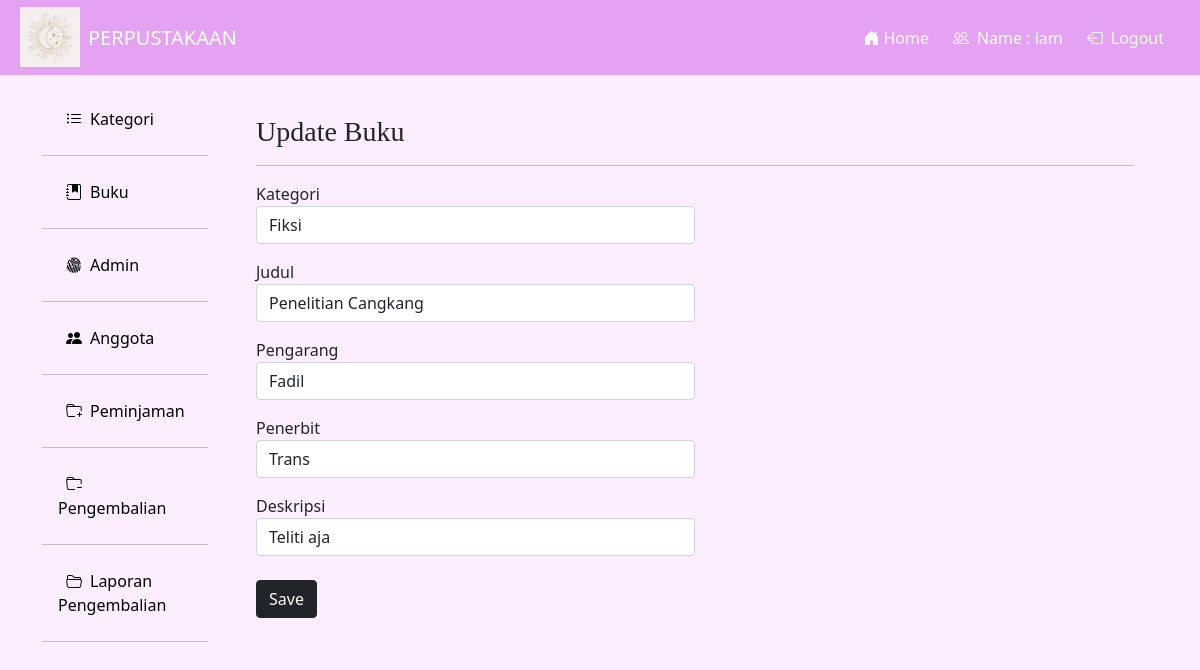
Screenshot of /loginadmin/index.php?f=buku&m=update&id=2 (signed in) with the database file from the repository.
### tables this page shows
CREATE TABLE `t_buku` (
  `f_id` int(11) NOT NULL,
  `f_idkategori` int(11) NOT NULL,
  `f_judul` varchar(200) NOT NULL,
  `f_pengarang` varchar(200) NOT NULL,
  `f_penerbit` varchar(200) NOT NULL,
  `f_deskripsi` varchar(700) NOT NULL
);

### dbcontroller.php (called while the page is built, shortened)
<?php class dbcontroller
{
    private $host = "127.0.0.1";
    private $user = "root";
    private $password = "";
    private $database = "pra_usk";
    private $koneksi;
    public function __construct()
    {
        $this->koneksi = $this->koneksiDB();
    }
    public function koneksiDB()
    {
        $koneksi = mysqli_connect($this->host, $this->user, $this->password, $this->database);
        return $koneksi;
    }
    public function getALL($sql)
    {
        $result = mysqli_query($this->koneksi, $sql);
        while ($row = mysqli_fetch_assoc($result)) {
            $data[] = $row;
        }
        if (!empty($data)) {
            return $data;
        }
    }
    public function getITEM($sql)
    {
        $result = mysqli_query($this->koneksi, $sql);
        $row = mysqli_fetch_assoc($result);
        return ($row);
    }
}

### buku/update.php (the view, shortened to what this page needs)
<?php
if (isset($_GET['id'])) {
    $id = $_GET['id'];
    $sql = "SELECT * FROM t_buku WHERE f_id=$id";
    $row = $db->getITEM($sql);
}
?>
<div class="mt-3">
    <div class="container">
        <h3 style="font-family:Georgia, 'Times New Roman', Times, serif;">Update Buku</h3>
        <hr>
        <?php
        $t_kategori = $db->getALL("SELECT * FROM t_kategori");
        ?>
        <div class="form-group">
            <form action="" method="post" enctype="multipart/form-data">
                <div class="form-group w-50 mt-3">
                    <label for="">Kategori</label>
                    <select class="form-control" name="kategori">
                        <?php foreach ($t_kategori as $isi) : ?>
                            <option reqired value="<?php echo $isi['f_id'] ?>"><?php echo $isi['f_kategori'] ?></option>
                        <?php endforeach; ?>
                    </select>
                </div>
                <div class="form-group w-50 mt-3">
                    <label for="">Judul</label>
                    <input type="text" name="judul" required value="<?php echo $row['f_judul'] ?>" class=" form-control">
                </div>
                <div class="form-group w-50 mt-3">
                    <label for="">Pengarang</label>
                    <input type="text" name="pengarang" required value="<?php echo $row['f_pengarang'] ?>" class=" form-control">
                </div>
                <div class="form-group w-50 mt-3">
                    <label for="">Penerbit</label>
                    <input type="text" name="penerbit" required value="<?php echo $row['f_penerbit'] ?>" class=" form-control">
                </div>
                <div class="form-group w-50 mt-3">
                    <label for="">Deskripsi</label>
                    <input type="text" name="deskripsi" required value="<?php echo $row['f_deskripsi'] ?>" class=" form-control">
                </div><br>
                <button type="submit" name="simpan" value="simpan" class="btn btn-dark">Save</button>
            </form>
        </div>
    </div>
</div>

### loginadmin/index.php (style rules this page uses)
.bg { background-color: #fcedff; }

### rows the page displays
t_buku: judul "Penelitian Cangkang", pengarang "Fadil", penerbit "Trans", deskripsi "Teliti aja"

### other values shown
$_SESSION['admin'] "iam"
form field kategori "Fiksi"
